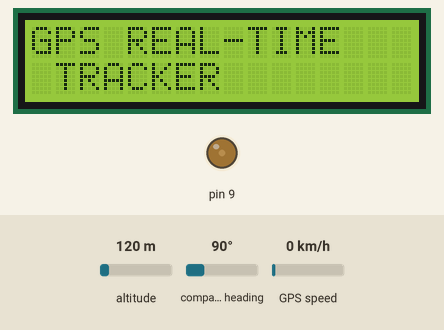
This sketch was run on a simulated Arduino Uno, built with avr-gcc and run on an emulated ATmega328P. On the bench: 16×2 character LCD, output pins drawn as LEDs (lit = HIGH). The inputs (shaded band) are chosen by the test bench; at power-on: altitude 120 m, compass heading 90°, GPS speed 0 km/h. The GPS gets a fix after 3 s at 37.7749, -122.4194 with 8 satellites; what the sketch prints to the serial monitor is not drawn.

Above: at 0.1 s.
At 8.3 s:
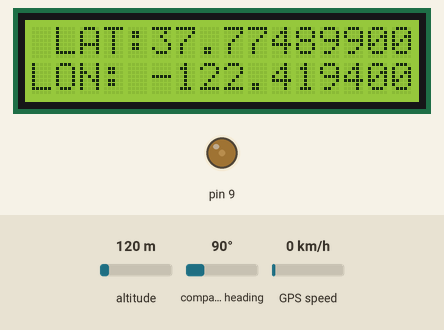

The sketch:

uno_to_node.ino
```cpp
#include <SoftwareSerial.h>
#include <TinyGPS.h>
#include <LiquidCrystal.h>
int Contrast=50;
LiquidCrystal lcd( 2, 3,  4, 5, 6, 7);

//SoftwareSerial in(8,12);
float lat = 28.5458,lon = 77.1703; // create variable for latitude and longitude object
String lati, longi, coordinates;
int i = 0;
SoftwareSerial espSerial(10,11);
SoftwareSerial gpsSerial(12,13);//rx,tx
//LiquidCrystal lcd(A0,A1,A2,A3,A4,A5);
TinyGPS gps; // create gps object
void intro(){

  lcd.print("GPS REAL-TIME ");
  lcd.setCursor(1,9);
  lcd.print("TRACKER");
//  lcd.scrollDisplayLeft();
  delay(3000);
  lcd.clear();
  lcd.print("Connecting...      ");

}
void setup(){
analogWrite(9, Contrast);
Serial.begin(9600); // connect serial
espSerial.begin(9600);
Serial.println("The GPS Received Signal:");
gpsSerial.begin(9600); // connect gps sensor
lcd.begin(16,2);
intro();
delay(5000);
}
void loop(){
  while(gpsSerial.available()){ // check for gps data
  while(gps.encode(gpsSerial.read()))// encode gps data
  {
  gps.f_get_position(&lat,&lon); // get latitude and longitude
  // display position
  lcd.clear();
//  lcd.setCursor(1,0);
//  lcd.print("GPS Signal");
  Serial.print("Position: ");
  Serial.print("Latitude:");
  Serial.print(lat,6);
  Serial.print(";");
  Serial.print("Longitude:");
  Serial.println(lon,6);
  lati = String(lat, 8);
  longi = String(lon, 8);
  coordinates = lati+","+longi;
  espSerial.print(coordinates);
  Serial.println("Coords Sent!");
  i = 0;
  lcd.setCursor(1,0);
  lcd.print("LAT:");
  lcd.setCursor(5,0);
  lcd.print(lati);
  Serial.print(lat);
  Serial.print(" ");
  lcd.setCursor(0,1);
  lcd.print("LON:");
  lcd.setCursor(5,1);
  lcd.print(longi);
//  delay(15000);
 }
}
String latitude = String(lat,6);
String longitude = String(lon,6);
Serial.println(latitude+";"+longitude);
delay(1000);
i++;
Serial.println(i);
}
```

Measured:
- what the display in image 1 shows lasts 1.1 s, from 8.2 s to 9.3 s
